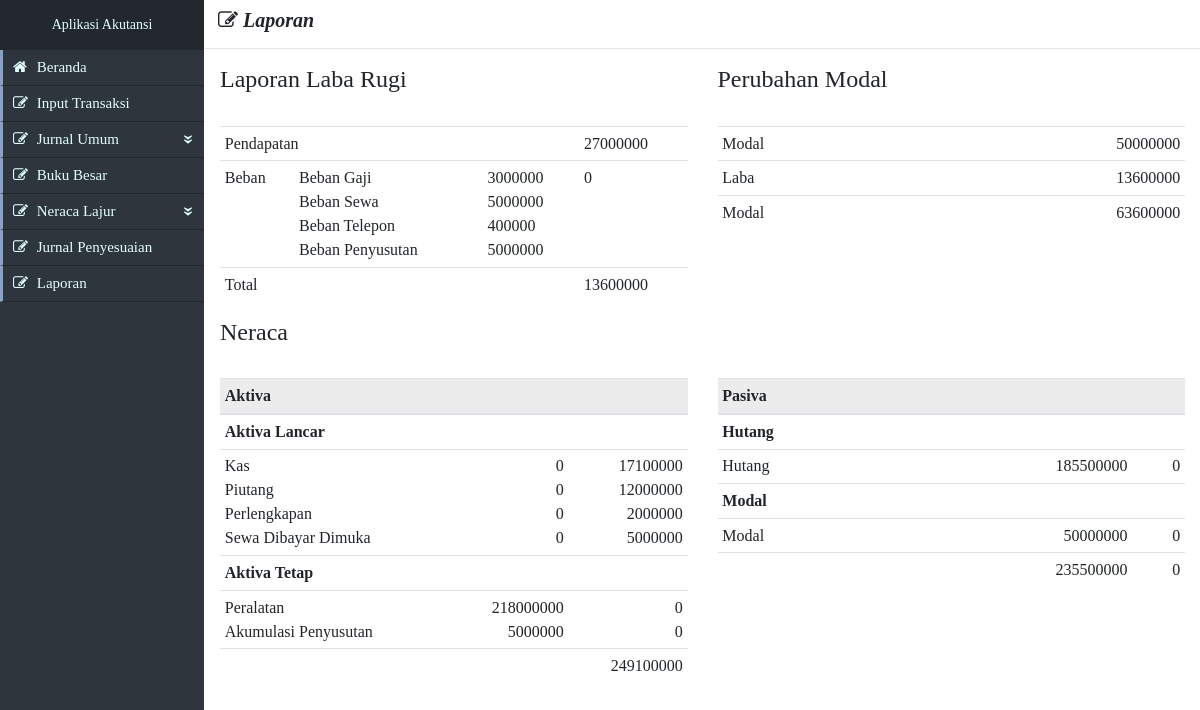
The app's page /public/archive/laporan.php with its own data.
### tables this page shows
CREATE TABLE `neracalajur` (
  `idnl` varchar(100) DEFAULT NULL,
  `noRef` varchar(10) DEFAULT NULL,
  `neracaSaldoD` int(100) DEFAULT NULL,
  `neracaSaldoK` int(100) DEFAULT NULL,
  `penyesuaianD` int(100) DEFAULT NULL,
  `penyesuaianK` int(100) DEFAULT NULL,
  `neracaSaldoSetelahD` int(100) DEFAULT NULL,
  `neracaSaldoSetelahK` int(100) DEFAULT NULL,
  `rugiLabaD` int(100) DEFAULT NULL,
  `rugiLabaK` int(100) DEFAULT NULL,
  `neracaD` int(100) DEFAULT NULL,
  `neracaK` int(100) DEFAULT NULL
);

CREATE TABLE `ketref` (
  `golAkun` varchar(50) DEFAULT NULL,
  `noRef` varchar(10) NOT NULL,
  `ketref` varchar(50) DEFAULT NULL,
  `kdUnik` varchar(50) DEFAULT NULL
);

CREATE TABLE `transaksi` (
  `no` int(10) NOT NULL,
  `kdTransaksi` int(50) DEFAULT NULL,
  `kdKhusus` varchar(100) DEFAULT NULL,
  `Tanggal` date DEFAULT NULL,
  `noRef` varchar(10) DEFAULT NULL,
  `debet` int(100) DEFAULT NULL,
  `kredit` int(100) DEFAULT NULL,
  `keterangan` varchar(100) DEFAULT NULL
);

### public/archive/laporan.php (the view, shortened to what this page needs)
<?php include('../includes/templateAkutansi.php') ?>
		<div class="col-lg-10">
			<h5 class="ml-2 mt-2"><strong><i>&nbsp<span class="fa fa-pencil-square-o"></span> Laporan</i></strong></h5>
			<hr>
			<div class="container-fluid">
				<div class="row">
					<div class="col-6">
						<h4>Laporan Laba Rugi</h4><br>
						<table class="table table-sm">
							<tr>
								<td colspan="3">Pendapatan</td>
								<td>
									<?php
										$con = mysqli_connect("localhost","root","","akutansiAuto");
										if (mysqli_connect_errno()){
											echo "Koneksi database gagal : " . mysqli_connect_error();
										} else {
											$query = mysqli_query($con,"select*from neracalajur inner join ketref on ketref.noRef = neracalajur.noRef where golAkun='Pendapatan'");
											foreach ($query as $key) {
												$pT=$key['rugiLabaK'];
												echo $pT;
											}
										}
									?>
								</td>
							</tr>
							<tr>
								<td class="align-center">Beban</td>
								<td>
									<?php
										if (mysqli_connect_errno()){
											echo "Koneksi database gagal : " . mysqli_connect_error();
										} else {
											$query = mysqli_query($con,"select distinct ketref from neracalajur inner join ketref on ketref.noRef = neracalajur.noRef where ketref.noRef like '5%' order by ketref.noRef");
											foreach ($query as $key) {
												echo nl2br($key['ketref']."\n");
											}
										}
									?>
								</td>
								<td>
									<?php
										if (mysqli_connect_errno()){
											echo "Koneksi database gagal : " . mysqli_connect_error();
										} else {
											$query = mysqli_query($con,"select rugiLabaD from neracalajur where noRef like '5%' order by noRef");
											foreach ($query as $key) {
												echo nl2br($key['rugiLabaD']."\n");
											}
										}
									?>
								</td>
								<td>0</td>
							</tr>
							<tr>
								<td colspan="3">Total</td>
								<td>
									<?php
										$totalfix=0;
										$query = mysqli_query($con,"select*from neracalajur inner join ketref on ketref.noRef = neracalajur.noRef where golAkun='Pendapatan' or golAkun='Beban'");
											foreach ($query as $key) {
												$total=$key['rugiLabaK']-$key['rugiLabaD'];
												$totalfix=$totalfix+$total;
											}echo $totalfix;
									?>
								</td>
							</tr>
						</table>
					</div>
					<div class="col-6">
						<h4>Perubahan Modal</h4><br>
						<table class="table table-sm">
							<tr>
								<td>Modal</td>
								<td class="text-right">
									<?php
										if (mysqli_connect_errno()){
											echo "Koneksi database gagal : " . mysqli_connect_error();
										} else {
											$query = mysqli_query($con,"select neracaK from neracalajur where noRef like '31'");
											foreach ($query as $key) {
												echo nl2br($key['neracaK']."\n");
											}
										}
									?>
								</td>
							</tr>
							<tr>
								<td>Laba</td>
								<td class="text-right">
									<?php echo $totalfix; ?>
								</td>
							</tr>
							<tr>
								<td>Modal</td>
								<td class="text-right">
									<?php
										if (mysqli_connect_errno()){
											echo "Koneksi database gagal : " . mysqli_connect_error();
										} else {
											$query = mysqli_query($con,"select neracaK from neracalajur where noRef like '31'");
											foreach ($query as $key) {
												$modalakhir= $key['neracaK']+$totalfix;
												echo $modalakhir;
											}
										}
									?>
								</td>
							</tr>
						</table><br>
					</div>
				</div>
				<h4>Neraca</h4>
				<br>
				<div class="neraca">
					<div class="row">
						<div class="col-6 ">
							<table class="table table-sm">
								<thead class="table-active">
									<tr>
										<th colspan="3">Aktiva</th>
									</tr>
								</thead>
									<tr>
										<th colspan="3">Aktiva Lancar</th>
									</tr>
								<tr>
									<td>
										<?php
											if (mysqli_connect_errno()){
												echo "Koneksi database gagal : " . mysqli_connect_error();
											} else {
												$query1 = mysqli_query($con,"select * from neracalajur inner join ketref on neracalajur.noRef=ketref.noRef where ketref.golAkun='Aktiva_Lancar'");
												foreach ($query1 as $key) {
													echo nl2br($key['ketref']."\n");
												}
											}
										?>
									</td>
									<td class="text-right">
										<?php
											if (mysqli_connect_errno()){
												echo "Koneksi database gagal : " . mysqli_connect_error();
											} else {
												$query1 = mysqli_query($con,"select * from neracalajur inner join ketref on neracalajur.noRef=ketref.noRef where ketref.golAkun='Aktiva_Lancar'");
												foreach ($query1 as $key) {
													echo nl2br($key['neracaK']."\n");
												}
											}
										?>
									</td>
									<td class="text-right">
										<?php
											if (mysqli_connect_errno()){
												echo "Koneksi database gagal : " . mysqli_connect_error();
											} else {
												$query1 = mysqli_query($con,"select * from neracalajur inner join ketref on neracalajur.noRef=ketref.noRef where ketref.golAkun='Aktiva_Lancar'");
												foreach ($query1 as $key) {
													echo nl2br($key['neracaD']."\n");
												}
											}
										?>
									</td>
								</tr>
								<tr>
									<th colspan="3">Aktiva Tetap</th>
								</tr>
								<tr>
									<td>
										<?php
											if (mysqli_connect_errno()){
												echo "Koneksi database gagal : " . mysqli_connect_error();
											} else {
												$query1 = mysqli_query($con,"select * from neracalajur inner join ketref on neracalajur.noRef=ketref.noRef where ketref.golAkun='Aktiva_Tetap'");
												foreach ($query1 as $key) {
													echo nl2br($key['ketref']."\n");
												}
											}
										?>
									</td>
									<td class="text-right">
										<?php
											$query1 = mysqli_query($con,"select * from neracalajur inner join ketref on neracalajur.noRef=ketref.noRef where ketref.golAkun='Aktiva_Tetap' and ketref.noRef='15'");
											if (mysqli_connect_errno()){
												echo "Koneksi database gagal : " . mysqli_connect_error();
											} else {
												$query2=mysqli_query($con,"select * from transaksi where noRef=19");
												foreach ($query1 as $key) {
													echo nl2br($key['neracaSaldoD']."\n");
												}
												foreach ($query2 as $key) {
													echo nl2br($key['kredit']."\n");
												}
											}
										?>
									</td>
									<td class="text-right">
										<?php
											if (mysqli_connect_errno()){
												echo "Koneksi database gagal : " . mysqli_connect_error();
											} else {
												$query1 = mysqli_query($con,"select * from neracalajur inner join ketref on neracalajur.noRef=ketref.noRef where ketref.golAkun='Aktiva_Tetap'");
												foreach ($query1 as $key) {
													echo nl2br($key['neracaK']."\n");
												}
											}
										?>
									</td>
								</tr>
								<tr class="text-right">
									<td></td>
									<td></td>
									<td>
										<?php
											if (mysqli_connect_errno()){
												echo "Koneksi database gagal : " . mysqli_connect_error();
											} else {
												$saldo=0;
												$query1 = mysqli_query($con,"select sum(neracaK), sum(neracaD) from neracalajur inner join ketref on neracalajur.noRef=ketref.noRef where ketref.golAkun='Aktiva_Tetap'");
												$query2 = mysqli_query($con,"select sum(neracaK), sum(neracaD) from neracalajur inner join ketref on neracalajur.noRef=ketref.noRef where ketref.golAkun='Aktiva_Lancar'");
												foreach ($query1 as $key) {
													$saldo=$key['sum(neracaD)']-$key['sum(neracaK)'];
												}
												foreach ($query2 as $key) {
													$saldo=($key['sum(neracaD)']-$key['sum(neracaK)'])+$saldo;
												}
												echo $saldo;
											}
										?>
									</td>
								</tr>
							</table>
						</div>
						<div class="col-6">
							<table class="table table-sm">
								<thead class="table-active">
									<tr>
										<th colspan="3">Pasiva</th>
									</tr>
								</thead>
								<tr>
									<th colspan="3">Hutang</th>
								</tr>
								<tr>
									<td>
										Hutang
									</td>
									<td class="text-right">
										<?php
											if (mysqli_connect_errno()){
												echo "Koneksi database gagal : " . mysqli_connect_error();
											} else {
												$query1 = mysqli_query($con,"select * from neracalajur inner join ketref on neracalajur.noRef=ketref.noRef where ketref.golAkun='Kewajiban' ");
												foreach ($query1 as $key) {
													echo nl2br($key['neracaK']."\n");
												}
											}
										?>
									</td>
									<td class="text-right">
										<?php
											if (mysqli_connect_errno()){
												echo "Koneksi database gagal : " . mysqli_connect_error();
											} else {
												$query1 = mysqli_query($con,"select * from neracalajur inner join ketref on neracalajur.noRef=ketref.noRef where ketref.golAkun='Kewajiban'");
												foreach ($query1 as $key) {
													echo nl2br($key['neracaD']."\n");
												}
											}
										?>
									</td>
								</tr>
								<tr>
									<th colspan="3">Modal</th>
								</tr>
								<tr>
									<td>
										Modal
									</td>
									<td class="text-right">
										<?php
											if (mysqli_connect_errno()){
												echo "Koneksi database gagal : " . mysqli_connect_error();
											} else {
												$query1 = mysqli_query($con,"select * from neracalajur inner join ketref on neracalajur.noRef=ketref.noRef where ketref.golAkun='Modal' ");
												foreach ($query1 as $key) {
													echo nl2br($key['neracaK']."\n");
												}
											}
										?>
									</td>
									<td class="text-right">
										<?php
											if (mysqli_connect_errno()){
												echo "Koneksi database gagal : " . mysqli_connect_error();
											} else {
												$query1 = mysqli_query($con,"select * from neracalajur inner join ketref on neracalajur.noRef=ketref.noRef where ketref.golAkun='Modal'");
												foreach ($query1 as $key) {
													echo nl2br($key['neracaD']."\n");
												}
											}
										?>
									</td>
								</tr>
								<tr class="text-right">
									<td></td>
									<td>
										<?php
											if (mysqli_connect_errno()){
												echo "Koneksi database gagal : " . mysqli_connect_error();
											} else {
												$query1 = mysqli_query($con,"select sum(neracaK) from neracalajur inner join ketref on neracalajur.noRef=ketref.noRef where ketref.golAkun='Kewajiban' or golAkun='modal'");
												foreach ($query1 as $key) {
													echo nl2br($key['sum(neracaK)']."\n");
												}
											}
										?>
									</td>
									<td>
										<?php
											if (mysqli_connect_errno()){
												echo "Koneksi database gagal : " . mysqli_connect_error();
											} else {
												$query1 = mysqli_query($con,"select sum(neracaD) from neracalajur inner join ketref on neracalajur.noRef=ketref.noRef where ketref.golAkun='Kewajiban' or golAkun='modal'");
												foreach ($query1 as $key) {
													echo nl2br($key['sum(neracaD)']."\n");
												}
											}
										?>
									</td>
								</tr>
							</table>
						</div>
					</div>
				</div>
			</div>
		</div>
	</div>
</body>
</html>

### assets/css/style.css (style rules this page uses)
* { margin: 0px;padding:0px;font-family: calibri; }
body { margin: 0px; padding: 0px; }

### records on screen
neracalajur: rugiLabaK "27000000"
neracalajur: neracaK "50000000", neracaK "63600000", neracaD "0"
neracalajur: ketref.ketref "Kas", neracaK "0", neracaD "17100000"
neracalajur: ketref.ketref "Piutang", neracaK "0", neracaD "12000000"
neracalajur: ketref.ketref "Perlengkapan", neracaK "0", neracaD "2000000"
neracalajur: ketref.ketref "Sewa Dibayar Dimuka", neracaK "0", neracaD "5000000"
neracalajur: ketref.ketref "Peralatan", neracaSaldoD "218000000", neracaK "0"
neracalajur: ketref.ketref "Akumulasi Penyusutan", neracaK "0"
transaksi: kredit "5000000"
neracalajur: neracaK "185500000", neracaD "0"

### other values on screen
$key['ketref']."\n" "Beban Gaji"
$key['ketref']."\n" "Beban Sewa"
$key['ketref']."\n" "Beban Telepon"
$key['ketref']."\n" "Beban Penyusutan"
$key['rugiLabaD']."\n" "3000000"
$key['rugiLabaD']."\n" "5000000"
$key['rugiLabaD']."\n" "400000"
$totalfix "13600000"
$saldo "249100000"
$key['sum(neracaK)']."\n" "235500000"
$key['sum(neracaD)']."\n" "0"
